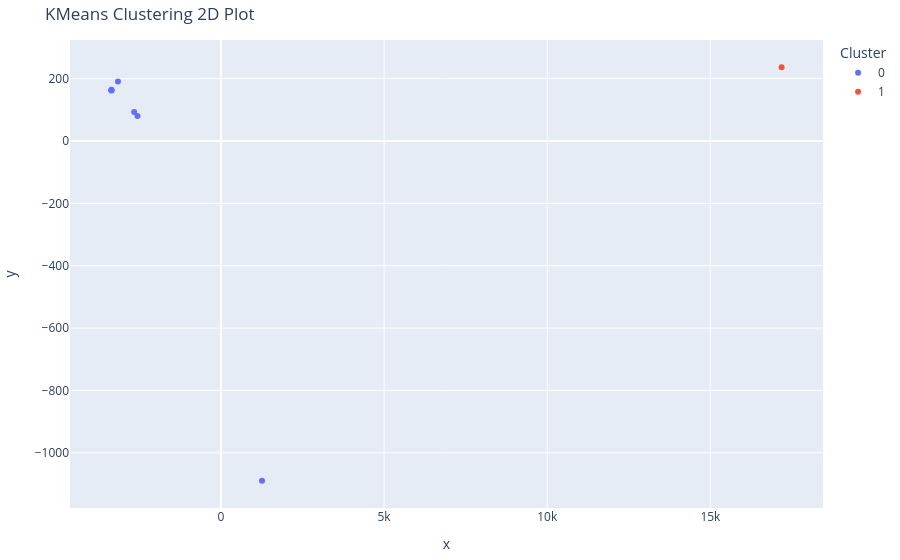
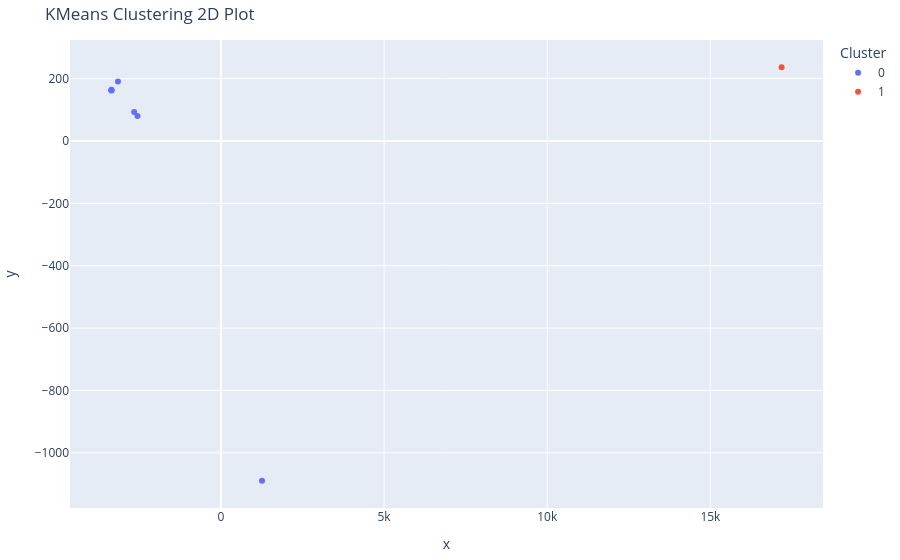

Notebook source saved alongside these figures, in order:
### Code cell
kmeans.plot_2d(show=True)

### Figure 1 — Plotly figure (JSON) as saved in the notebook; plotly's stock layout.template omitted (floating-point values rounded to 4 significant figures)
{"data": [{"hovertemplate": "<b>%{hovertext}</b><br><br>Cluster=0<br>x=%{x}<br>y=%{y}<extra></extra>", "hovertext": ["AI_The_Hermit", "AI_The_Invention", "HenryWP_ThePirate", "HenryWP_ThePirate_Short", "Irving_RipVanWInkle", "Lippard_BelOfPrairieEden", "Poe_FallOfHouseUsher_1839"], "legendgroup": "0", "marker": {"color": "#636efa", "symbol": "circle"}, "mode": "markers", "name": "0", "orientation": "v", "showlegend": true, "type": "scatter", "x": [-3356.0, -3357.0, -3156.0, -3356.0, -2660.0, 1259.0, -2557.0], "xaxis": "x", "y": [162.2, 162.7, 190.7, 164.3, 92.98, -1090.0, 80.27], "yaxis": "y"}, {"hovertemplate": "<b>%{hovertext}</b><br><br>Cluster=1<br>x=%{x}<br>y=%{y}<extra></extra>", "hovertext": ["Melville_MobyDick"], "legendgroup": "1", "marker": {"color": "#EF553B", "symbol": "circle"}, "mode": "markers", "name": "1", "orientation": "v", "showlegend": true, "type": "scatter", "x": [17180.0], "xaxis": "x", "y": [236.8], "yaxis": "y"}], "layout": {"legend": {"title": {"text": "Cluster"}, "tracegroupgap": 0}, "margin": {"b": 10, "l": 12, "r": 10, "t": 40}, "title": {"text": "KMeans Clustering 2D Plot"}, "xaxis": {"anchor": "y", "domain": [0, 1], "title": {"text": "x"}}, "yaxis": {"anchor": "x", "domain": [0, 1], "title": {"text": "y"}}}}

### Figure 2 — Plotly figure (JSON) as saved in the notebook; plotly's stock layout.template omitted (floating-point values rounded to 4 significant figures)
{"data": [{"hovertemplate": "<b>%{hovertext}</b><br><br>Cluster=0<br>x=%{x}<br>y=%{y}<extra></extra>", "hovertext": ["AI_The_Hermit", "AI_The_Invention", "HenryWP_ThePirate", "HenryWP_ThePirate_Short", "Irving_RipVanWInkle", "Lippard_BelOfPrairieEden", "Poe_FallOfHouseUsher_1839"], "legendgroup": "0", "marker": {"color": "#636efa", "symbol": "circle"}, "mode": "markers", "name": "0", "orientation": "v", "showlegend": true, "type": "scatter", "x": [-3356.0, -3357.0, -3156.0, -3356.0, -2660.0, 1259.0, -2557.0], "xaxis": "x", "y": [162.2, 162.7, 190.7, 164.3, 92.98, -1090.0, 80.27], "yaxis": "y"}, {"hovertemplate": "<b>%{hovertext}</b><br><br>Cluster=1<br>x=%{x}<br>y=%{y}<extra></extra>", "hovertext": ["Melville_MobyDick"], "legendgroup": "1", "marker": {"color": "#EF553B", "symbol": "circle"}, "mode": "markers", "name": "1", "orientation": "v", "showlegend": true, "type": "scatter", "x": [17180.0], "xaxis": "x", "y": [236.8], "yaxis": "y"}], "layout": {"legend": {"title": {"text": "Cluster"}, "tracegroupgap": 0}, "margin": {"b": 10, "l": 12, "r": 10, "t": 40}, "title": {"text": "KMeans Clustering 2D Plot"}, "xaxis": {"anchor": "y", "domain": [0, 1], "title": {"text": "x"}}, "yaxis": {"anchor": "x", "domain": [0, 1], "title": {"text": "y"}}}}
